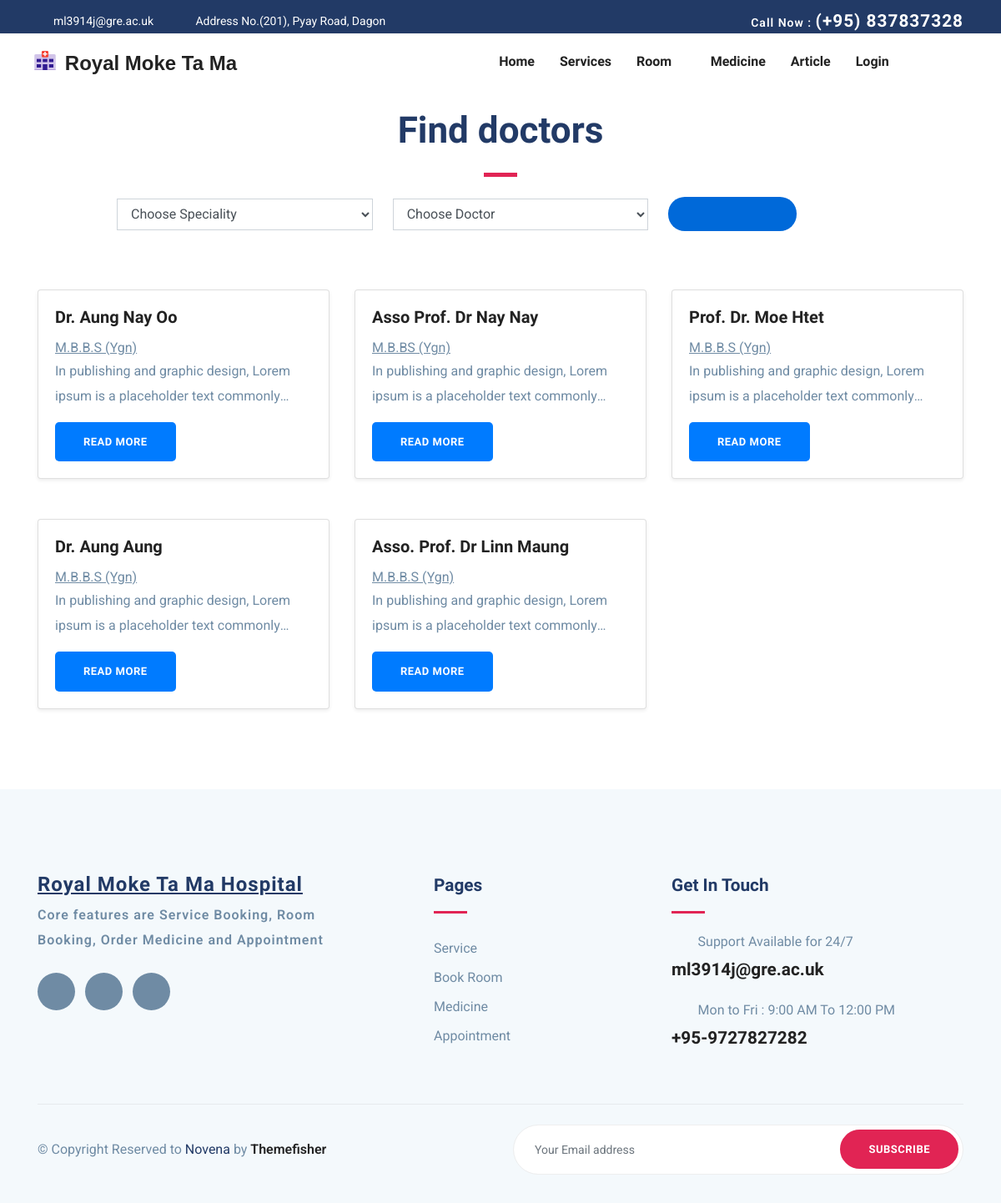
/finddoctor.php, run on the app's committed database.
### tables this page shows
CREATE TABLE `doctor` (
  `doctorId` int NOT NULL,
  `doctorName` varchar(30) NOT NULL,
  `doctorEmail` varchar(50) NOT NULL,
  `doctorPassword` text NOT NULL,
  `doctorPhone` varchar(15) DEFAULT NULL,
  `education` text,
  `introduction` text,
  `specialityId` int DEFAULT NULL
);

### finddoctor.php (the view, shortened to what this page needs)
<?php
include('header.php');
include('connect.php');
?>
<div style="margin-top: 130px;">
    <div class="container">
        <div class="row justify-content-center">
            <div class="col-lg-10 text-center">
                <div class="section-title">
                    <h2>Find doctors</h2>
                    <div class="divider mx-auto my-4"></div>
                    <form class="form-inline" method="post">
                        <select class="form-control col-4 mr-4" id="SpecBox" name="cboSpec">
                            <option value="">Choose Speciality</option>
                        </select>
                        <select class="form-control col-4 mr-4" id="DocBox" name="cboDoc">
                            <option value="" id="">Choose Doctor</option>
                            <?php
                            $runselectdoctor = $connection->query("SELECT * from doctor");
                            ?>
                        </select>
                        <button type="submit" class="col-2 p-2" name="btnSearch" style="color:white; border-width: 0px; background-color: #0069D9; border-radius: 20px;"><i class="icofont-search-2"></i></button>
                    </form>
                </div>
            </div>
        </div>
        <div class="row mb-5">
            <?php
            if (isset($sel_doctorId)) {
                echo "
                <div class='col-sm-12 col-md-6 col-lg-4 mb-5'>
                    <div class='card shadow-sm'>
                        <div class='card-body'>
                            <h5 class='card-title'>$sel_doctorName</h5>
                            <span style='text-decoration: underline;'>$sel_grad</span>
                            <p class='card-text makeline'>$sel_intro</p>
                            <a href='doctordetail.php?doctorIdToDetail=$sel_doctorId' class='btn btn-primary'>Read More</a>
                        </div>
                    </div>
                </div>
                ";
            } else {
                $selectdoctor = "SELECT * from doctor";
                $runselectdoctor = $connection->query($selectdoctor);
                $dataofdoctor = $runselectdoctor->fetch_all(MYSQLI_ASSOC);
                foreach ($dataofdoctor as $eachdata) {
                    $doctorId = $eachdata['doctorId'];
                    $doctorName = $eachdata['doctorName'];
                    $grad = $eachdata['education'];
                    $intro = $eachdata['introduction'];
                    echo "
                <div class='col-sm-12 col-md-6 col-lg-4 mb-5'>
                    <div class='card shadow-sm'>
                        <div class='card-body'>
                            <h5 class='card-title'>$doctorName</h5>
                            <span style='text-decoration: underline;'>$grad</span>
                            <p class='card-text makeline'>$intro</p>
                            <a href='doctordetail.php?doctorIdToDetail=$doctorId' class='btn btn-primary'>Read More</a>
                        </div>
                    </div>
                </div>
                ";
                }
            }
            ?>
        </div>
    </div>
</div>
<?php
include('footer.php');
?>

### css/style.css (style rules this page uses)
html { overflow-x: hidden; }
body { line-height: 1.6; font-family: "Roboto", sans-serif; -webkit-font-smoothing: antialiased; font-size: 16px; color: #6F8BA4; font-weight: 400; }
h1, .h1, h2, .h2, h3, .h3, h4, .h4, h5, .h5, h6, .h6 { font-family: "Exo", sans-serif; font-weight: 700; color: #222; }
h2, .h2 { font-size: 44px; }
h5, .h5 { font-size: 1.25rem; }
p { line-height: 30px; }
.form-control { box-shadow: none; border-radius: 0; }
.btn { display: inline-block; font-size: 14px; font-size: 0.8125rem; font-weight: 700; letter-spacing: .5px; padding: .75rem 2rem; font-family: "Exo", sans-serif; text-transform: uppercase; border-radius: 5px; border: 2px solid transparent; transition: all .35s ease; }
a { color: #222; text-decoration: none; transition: all .35s ease; }
.section-title { margin-bottom: 70px; }
.section-title h2 { color: #223a66; }
.divider { width: 40px; height: 5px; background: #e12454; }

### finddoctor.php (style rules this page uses)
.makeline { display: -webkit-box; overflow: hidden; text-overflow: ellipsis; -webkit-line-clamp: 2; -webkit-box-orient: vertical; }

### data on the page
doctor: doctorName "Dr. Aung Nay Oo", education "M.B.B.S (Ygn)", introduction "In publishing and graphic design, Lorem ipsum is a placeholder text…"
doctor: doctorName "Asso Prof. Dr Nay Nay", education "M.B.BS (Ygn)", introduction "In publishing and graphic design, Lorem ipsum is a placeholder text…"
doctor: doctorName "Prof. Dr. Moe Htet", education "M.B.B.S (Ygn)", introduction "In publishing and graphic design, Lorem ipsum is a placeholder text…"
doctor: doctorName "Dr. Aung Aung", education "M.B.B.S (Ygn)", introduction "In publishing and graphic design, Lorem ipsum is a placeholder text…"
doctor: doctorName "Asso. Prof. Dr Linn Maung", education "M.B.B.S (Ygn)", introduction "In publishing and graphic design, Lorem ipsum is a placeholder text…"
